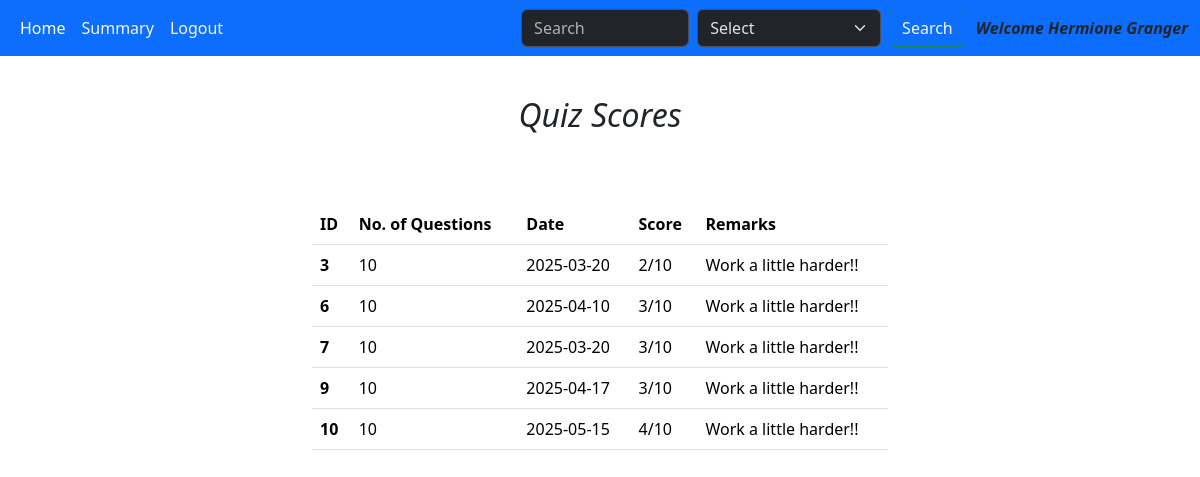
Screenshot of /scores (signed in) with the database file from the repository.
### models.py (models this page shows)
class User(db.Model):
    id = db.Column(db.Integer, primary_key = True)
    username = db.Column(db.String(120), nullable = False, unique = True)
    password = db.Column(db.String(100), nullable = False)
    name = db.Column(db.String(100), nullable = False)
    qualification = db.Column(db.String(120))
    dob = db.Column(db.Date, nullable = False)

class Quiz(db.Model):
    id = db.Column(db.Integer, primary_key = True)
    chapter_id = db.Column(db.Integer, db.ForeignKey('chapter.id'), nullable = False)
    date_of_quiz = db.Column(db.Date, nullable = False)
    time_duration = db.Column(db.Time, nullable = False)
    quiz_attempted = db.Column(db.Integer())
    questions = db.Relationship('Questions', backref = 'quiz')

### app.py (the view)
@app.route('/scores')
def scores():
    quizzes = Quiz.query.all()
    user_id = session.get('user_id')
    user_obj = User.query.get(user_id)
    user_scores = Scores.query.filter_by(user_id = user_id).all()
    score_dict = {}
    for score in user_scores:
        l = []
        if score.total_scored <= 5:
            remarks = 'Work a little harder!!'
            l.append(score.total_scored)
            l.append(remarks)
        elif score.total_scored >5:
            remarks = 'Good Going!!'
            l.append(score.total_scored)
            l.append(remarks)
        score_dict[score.quiz_id] = l
    return render_template('scores.html', quizzes = quizzes, score_dict = score_dict, user_obj = user_obj)

### templates/scores.html (shortened to what this page needs)
<!DOCTYPE html>
<html lang="en">
<head>
    <link rel="stylesheet" href="/static/style.css">
    <link href="https://cdn.jsdelivr.net/npm/bootstrap@5.3.3/dist/css/bootstrap.min.css"
    rel="stylesheet"
>
</head>
<body>
    <nav class="navbar navbar-expand-lg bg-primary" data-bs-theme="dark" >
        <div class="container-fluid">
          <div class="collapse navbar-collapse" id="navbarSupportedContent">
            <ul class="navbar-nav me-auto mb-2 mb-lg-0">
              <li class="nav-item">
                <a class="nav-link active" aria-current="page" href="/user_dashboard">Home</a>
              </li>
              <li class="nav-item dropdown">
                <a class="nav-link" href="/summary_user" style="color:whitesmoke">
                  Summary
                </a>
              </li>
              <li class="nav-item">
                <a class="nav-link" style="color:whitesmoke" href="/logout">Logout</a>
              </li>
            </ul>
            <form class="d-flex" role="search" action="/search_user">
              <input class="form-control me-2" type="search" placeholder="Search" aria-label="Search">
              <select class="form-select me-2" aria-label="Default select example">
                <option selected>Select</option>
              </select>
              <button class="btn btn-outline-success" type="submit" style="color:whitesmoke">Search</button>
            </form>
            <span style="text-align:center; margin-left:10px; font-style:italic; font-weight: 700;">Welcome {{ user_obj.name }}</span>
          </div>
        </div>
    </nav>
    <div class="upcoming_quizes" style="height:400px;">
        <div id="up_quizzes" style="text-align:center; margin-top:8px; font-style:oblique">
            <h2>Quiz Scores</h2>
        </div>
        <div class="container-fluid" style="margin-top:70px;">
            <table class="table caption-top">
                <thead>
                  <tr>
                    <th scope="col">ID</th>
                    <th scope="col">No. of Questions</th>
                    <th scope="col">Date</th>
                    <th scope="col">Score</th>
                    <th scope="col">Remarks</th>
                  </tr>
                </thead>
                <tbody>
                  {% for quiz in quizzes %}
                  {% if quiz.quiz_attempted %}
                  <tr>
                    <th scope="row">{{ quiz.id }}</th>
                    <td>{{ quiz.questions|length }}</td>
                    <td>{{ quiz.date_of_quiz }}</td>
                    <td>{{ score_dict[quiz.id][0] }}/{{ quiz.questions|length }}</td>
                    <td>{{ score_dict[quiz.id][1] }}</td>
                  </tr>
                  {% endif %}
                  {% endfor %}
                </tbody>
            </table>
        </div>
    </div>
</body>
</html>

### static/style.css (style rules this page uses)
* { margin:0px; }
.upcoming_quizes { margin:auto; margin-top: 40px; width:600px; border:none; border-radius: 10px; }

### rows the page displays
User: name "Hermione Granger"
Quiz: id "3", questions|length "10", date_of_quiz "2025-03-20", chapter "2", score_dict "Work a little harder!!"
Quiz: id "6", questions|length "10", date_of_quiz "2025-04-10", score_dict "3", score_dict "Work a little harder!!"
Quiz: id "7", questions|length "10", date_of_quiz "2025-03-20", score_dict "3", score_dict "Work a little harder!!"
Quiz: id "9", questions|length "10", date_of_quiz "2025-04-17", score_dict "3", score_dict "Work a little harder!!"
Quiz: id "10", questions|length "10", date_of_quiz "2025-05-15", score_dict "4", score_dict "Work a little harder!!"
